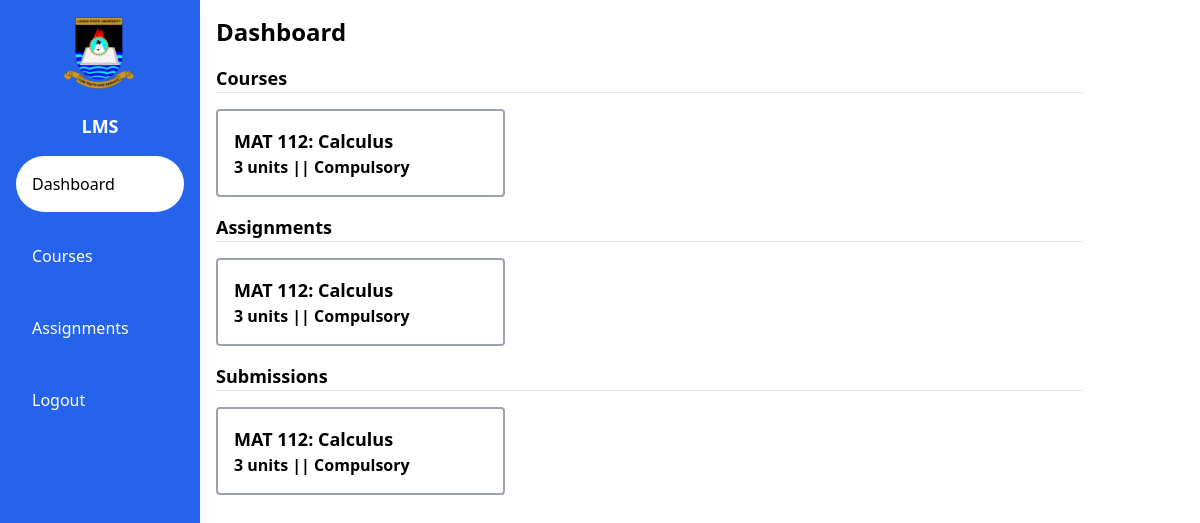
The app's page / (signed in), older data.
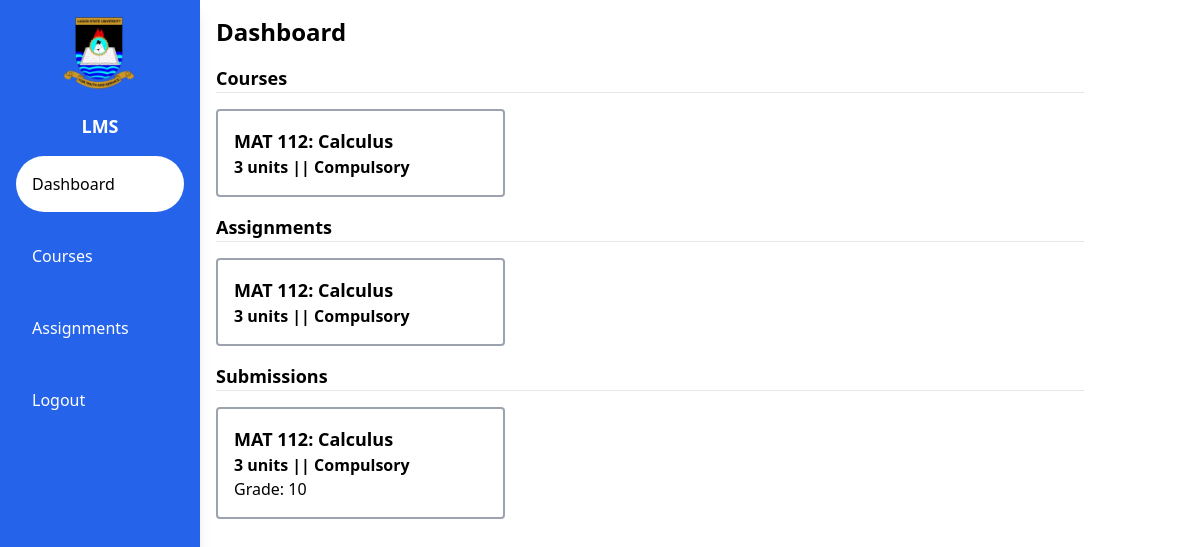
The same page, newer data.
### lms/models.py (models this page shows)
class Submission(models.Model):
    user = models.ForeignKey(User, on_delete=models.CASCADE, null=True, related_name='solutions')
    assignment = models.ForeignKey(Assignment, on_delete=models.CASCADE, null=True, related_name='submissions')
    grade = models.CharField(max_length=24, null=True)
    solution = HTMLField()

class Assignment(models.Model):
    course = models.ForeignKey(Course, on_delete=models.CASCADE, null=True)
    title = models.CharField(max_length=1000, null=True)
    content = HTMLField()
    date = models.DateTimeField(default=datetime.now, null=True)
    due_date = models.DateTimeField(default=datetime.now, null=True)

class Course(models.Model):
    COURSE_TYPE_CHOICE = (
        ('Compulsory', 'Compulsory'),
        ('Required', 'Required'),
        ('Elective', 'Elective')
    )
    course_code = models.CharField(max_length=8, null=True)
    course_title = models.CharField(max_length=1000, null=True)
    unit = models.IntegerField(null=True)
    type = models.CharField(max_length=10, choices=COURSE_TYPE_CHOICE, null=True)
    instructor = models.ForeignKey(User, on_delete=models.CASCADE, null=True)

### lms/views.py (the view, shortened to what this page needs)
# urls.py: path('', views.index, name='index'),
def index(request):
    user = request.user
    try:
        courses = Course.objects.all().order_by('course_code')
        assignments = Assignment.objects.all().order_by('-date')
        if user.is_student:
            submissions = Submission.objects.filter(user=user)
            ctx = {
                'courses': courses,
                'assignments': assignments,
                'submissions': submissions
            }
            return render(request, 'lms/student.html', ctx)
    except AttributeError:
        return render(request, 'lms/index.html')
    return render(request, 'lms/index.html')

### lms/templates/lms/student.html
{% extends "lms/layout.html" %}
{% load static %}
{% block body %}
    <div class="w-full p-4">
        <h1 class="text-2xl font-bold mb-4">Dashboard</h1>
        <h1 class="text-lg font-semibold border-b">Courses</h1>
        <div class="my-4 grid grid-cols-3">
            {% for course in courses %}
            <div class="border-2 border-gray-400 rounded p-4 col-span-1">
                <a href="{% url 'course' course.id %}" class="">
                <h1 class="text-lg font-bold">{{course.course_code}}: {{course.course_title}}</h1>
                <h3 class="font-semibold">{{course.unit}} units || {{course.type}}</h3>
                </a>
            </div>
            {% endfor %}
        </div>
        <h1 class="text-lg font-semibold border-b">Assignments</h1>
        <div class="my-4 grid grid-cols-3">
            {% for assignment in assignments %}
            <div class="border-2 border-gray-400 rounded p-4 col-span-1">
                <a href="{% url 'assignment' assignment.id %}" class="">
                <h1 class="text-lg font-bold">{{assignment.course.course_code}}: {{assignment.course.course_title}}</h1>
                <h3 class="font-semibold">{{assignment.course.unit}} units || {{assignment.course.type}}</h3>
                </a>
            </div>
            {% endfor %}
        </div>
        <h1 class="text-lg font-semibold border-b">Submissions</h1>
        <div class="my-4 grid grid-cols-3">
            {% for submission in submissions %}
            <div class="border-2 border-gray-400 rounded p-4 col-span-1">
                <a href="{% url 'assignment' submission.assignment.id %}" class="">
                <h1 class="text-lg font-bold">{{submission.assignment.course.course_code}}: {{submission.assignment.course.course_title}}</h1>
                <h3 class="font-semibold">{{submission.assignment.course.unit}} units || {{submission.assignment.course.type}}</h3>
                {% if submission.grade %}
                    <p>Grade: {{submission.grade}}</p>
                {% endif %}
                </a>
            </div>
            {% endfor %}
        </div>
    </div>
{% endblock %}

Row changes from the older to the newer data that the page shows:
changed Submission "MAT 112": grade (not shown) → "10"
